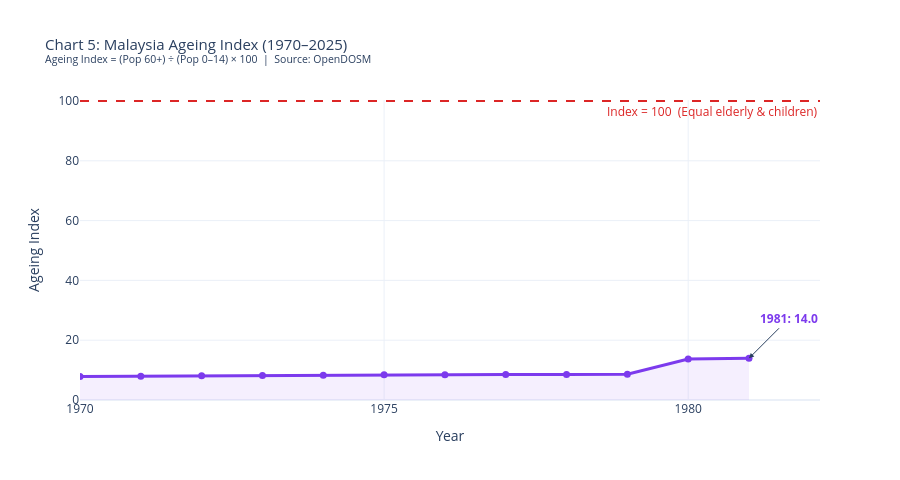

The cell this chart's notebook holds for it:
### Code cell
# ============================================================
# CHART: Ageing Index (Derived Metric)
# Ageing Index = (Population 60+) / (Population 0–14) × 100
# Index > 100 means more elderly than children → aged nation
# ============================================================

import plotly.graph_objects as go

pop_mx = pop_malaysia[
    (pop_malaysia['sex'] == 'both') &
    (pop_malaysia['ethnicity'] == 'overall') &
    (pop_malaysia['age'] != 'overall')
].copy()

print(f"Year range in data: {pop_mx['year'].min()} – {pop_mx['year'].max()}")
print(f"Total rows used: {len(pop_mx):,}")
print(f"Age groups available: {sorted(pop_mx['age'].unique())}")

young_ages   = ['0-4', '5-9', '10-14']
elderly_ages = ['60-64', '65-69', '70-74', '75-79', '80+']

young   = pop_mx[pop_mx['age'].isin(young_ages)].groupby('year')['population'].sum().reset_index()
elderly = pop_mx[pop_mx['age'].isin(elderly_ages)].groupby('year')['population'].sum().reset_index()

ageing = pd.merge(young, elderly, on='year', suffixes=('_young', '_elderly'))
ageing['ageing_index'] = (ageing['population_elderly'] / ageing['population_young']) * 100
ageing = ageing.sort_values('year')

print('\nAgeing Index by year:')
for _, row in ageing.iterrows():
    flag = ' ⚠️  AGED' if row['ageing_index'] >= 100 else ''
    print(f"  {int(row['year'])}: young={row['population_young']:>8,.0f}k | "
          f"elderly={row['population_elderly']:>8,.0f}k | "
          f"index={row['ageing_index']:>6.1f}{flag}")

fig = go.Figure()

fig.add_trace(go.Scatter(
    x=ageing['year'],
    y=ageing['ageing_index'],
    mode='lines+markers',
    line=dict(color='#7C3AED', width=3),
    marker=dict(size=7),
    fill='tozeroy',
    fillcolor='rgba(124,58,237,0.08)',
    name='Ageing Index',
    hovertemplate='<b>%{x}</b><br>Ageing Index = %{y:.1f}<extra></extra>'
))

fig.add_hline(
    y=100,
    line_dash='dash',
    line_color='#DC2626',
    line_width=2,
    annotation_text='Index = 100  (Equal elderly & children)',
    annotation_position='bottom right',
    annotation_font_color='#DC2626'
)

latest = ageing.iloc[-1]
fig.add_annotation(
    x=latest['year'],
    y=latest['ageing_index'],
    text=f"<b>{int(latest['year'])}: {latest['ageing_index']:.1f}</b>",
    showarrow=True,
    arrowhead=2,
    ax=40, ay=-40,
    font=dict(color='#7C3AED', size=12)
)

fig.update_layout(
    title=dict(
        text='Chart 5: Malaysia Ageing Index (1970–2025)<br>'
             '<sup>Ageing Index = (Pop 60+) ÷ (Pop 0–14) × 100  |  Source: OpenDOSM</sup>',
        font=dict(size=15)
    ),
    xaxis_title='Year',
    yaxis_title='Ageing Index',
    xaxis=dict(tickmode='linear', dtick=5),
    template='plotly_white',
    height=480,
    hovermode='x unified'
)

import os
os.makedirs('../outputs', exist_ok=True)
fig.write_html('../outputs/chart05_ageing_index.html')
fig.show()

print('\n✅ Saved: outputs/chart05_ageing_index.html')
print(f'\n📌 INSIGHT: Ageing Index ({int(latest["year"])}) = {latest["ageing_index"]:.1f}')
if latest['ageing_index'] >= 100:
    print('   🚨 Index ≥ 100 — Malaysia officially has MORE elderly than children!')
    print('   This confirms Malaysia is transitioning into an AGEING NATION.')
else:
    remaining = 100 - latest['ageing_index']
    print(f'   ⚠️  Approaching aged-nation threshold — only {remaining:.1f} points away from 100!')

### Figure 1 — Plotly figure (JSON) as saved in the notebook; plotly's stock layout.template omitted (floating-point values rounded to 4 significant figures)
{"data": [{"fill": "tozeroy", "fillcolor": "rgba(124,58,237,0.08)", "hovertemplate": "<b>%{x}</b><br>Ageing Index = %{y:.1f}<extra></extra>", "line": {"color": "#7C3AED", "width": 3}, "marker": {"size": 7}, "mode": "lines+markers", "name": "Ageing Index", "type": "scatter", "x": [1970, 1971, 1972, 1973, 1974, 1975, 1976, 1977, 1978, 1979, 1980, 1981], "y": [7.85, 7.972, 8.084, 8.199, 8.317, 8.442, 8.47, 8.504, 8.552, 8.606, 13.71, 13.95]}], "layout": {"annotations": [{"font": {"color": "#DC2626"}, "showarrow": false, "text": "Index = 100  (Equal elderly & children)", "x": 1, "xanchor": "right", "xref": "x domain", "y": 100, "yanchor": "top", "yref": "y"}, {"arrowhead": 2, "ax": 40, "ay": -40, "font": {"color": "#7C3AED", "size": 12}, "showarrow": true, "text": "<b>1981: 14.0</b>", "x": 1981, "y": 13.95}], "height": 480, "hovermode": "x unified", "shapes": [{"line": {"color": "#DC2626", "dash": "dash", "width": 2}, "type": "line", "x0": 0, "x1": 1, "xref": "x domain", "y0": 100, "y1": 100, "yref": "y"}], "title": {"font": {"size": 15}, "text": "Chart 5: Malaysia Ageing Index (1970–2025)<br><sup>Ageing Index = (Pop 60+) ÷ (Pop 0–14) × 100  |  Source: OpenDOSM</sup>"}, "xaxis": {"dtick": 5, "tickmode": "linear", "title": {"text": "Year"}}, "yaxis": {"title": {"text": "Ageing Index"}}}}
